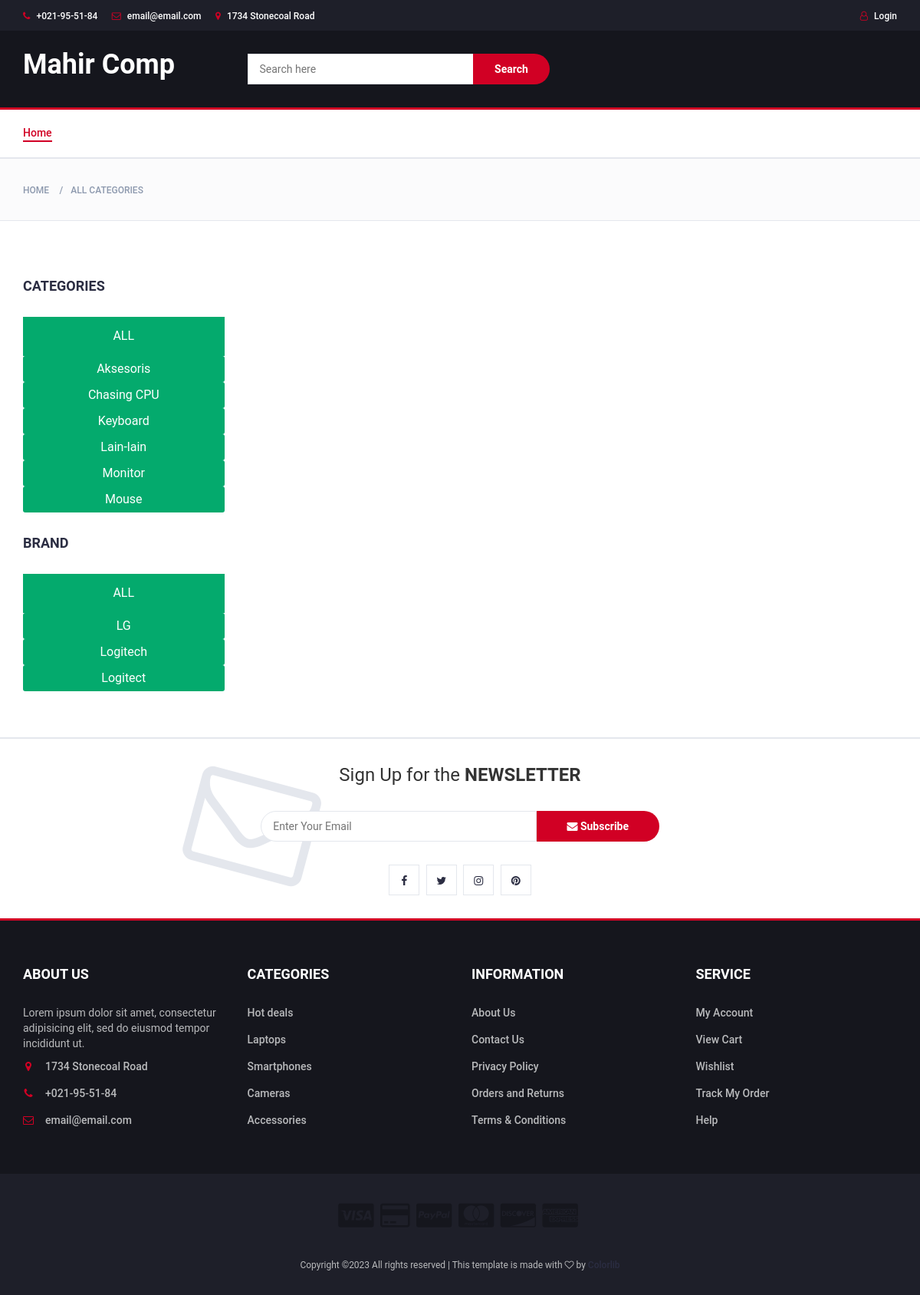
The page / on the database its author committed.
### tables this page shows
CREATE TABLE `tb_kategori_barang` (
  `id_kategori` varchar(15) NOT NULL,
  `nm_kategori` varchar(50) DEFAULT NULL
);

### application/controllers/Front.php (called while the page is built, shortened)
<?php
class Front extends CI_Controller {
    public function __construct(){
        $this->load->helper('url');
        $this->load->library('pagination');
        $this->load->database();
    }
	public function index()
	{
        $this->db->order_by("nm_kategori", "asc");
        $data['kategori'] = $this->db->get('tb_kategori_barang')->result();
        $data['merk'] = $this->db->query("select distinct merk from tb_barang where merk not in ('-') order by merk")->result();
        $this->load->view('template/front/header');
        $this->load->view('template/front/menu');
        $this->load->view('pages/front/home', $data);
        $this->load->view('template/front/footer');
	}
}

### index.php (called while the page is built, shortened)
<?php
require_once BASEPATH.'core/CodeIgniter.php';

### application/views/pages/front/home.php (the view, shortened to what this page needs)
<div id="breadcrumb" class="section">
	<div class="container">
		<div class="row">
			<div class="col-md-12">
				<ul class="breadcrumb-tree">
					<li><a href="<?php echo base_url('front'); ?>">Home</a></li>
					<li class="active"><a href="javascript;:">All Categories</a></li>
				</ul>
			</div>
		</div>
	</div>
</div>
<div class="section">
	<div class="container">
		<div class="row">
			<div id="aside" class="col-md-3">
				<div class="aside">
					<h3 class="aside-title">Categories</h3>
					<div class="checkbox-filter">
					<button type="button" class="btn-danger block" onclick="actKategori('ALL')">ALL</button>
					<?php foreach($kategori as $kat){ ?>
						<button type="button" onclick="actKategori('<?= $kat->id_kategori ?>')" class="btn-sm btn-danger block" style="padding: 5px 10px!important;"><?= $kat->nm_kategori ?></button>
					<?php } ?>
					</div>
				</div>
				<div class="aside">
					<h3 class="aside-title">Brand</h3>
					<div class="checkbox-filter">
						<button type="button" class="btn-danger block" onclick="actMerk('ALL')">ALL</button>
						<?php foreach($merk as $brand){ ?>
						<button type="button" class="btn-sm btn-danger block" style="padding: 5px 10px!important;"><?= $brand->merk ?></button>
						<?php } ?>
					</div>
				</div>
			</div>
			<div id="store" class="col-md-9">
			</div>
		</div>
	</div>
</div>

### assets/template/front/css/style.css (style rules this page uses)
body { font-family: 'Montserrat', sans-serif; font-weight: 400; color: #333; }
h1, h2, h3, h4, h5, h6 { color: #2B2D42; font-weight: 700; margin: 0 0 10px; }
a { color: #2B2D42; font-weight: 500; -webkit-transition: 0.2s color; transition: 0.2s color; }
ul, ol { margin: 0; padding: 0; list-style: none }
.section { padding-top: 30px; padding-bottom: 30px; }
#breadcrumb { padding: 30px 0px; background: #FBFBFC; border-bottom: 1px solid #E4E7ED; margin-bottom: 30px; }
#breadcrumb .breadcrumb-tree { display: inline-block; }
#breadcrumb .breadcrumb-tree li { display: inline-block; font-size: 12px; font-weight: 500; text-transform: uppercase; }
#breadcrumb .breadcrumb-tree li+li { margin-left: 10px; }
#breadcrumb .breadcrumb-tree li+li:before { content: '/'; display: inline-block; color: #8D99AE; margin-right: 10px; }
#breadcrumb .breadcrumb-tree li a { color: #8D99AE; }
.aside+.aside { margin-top: 30px; }
.aside>.aside-title { text-transform: uppercase; font-size: 18px; margin: 15px 0px 30px; }

### assets/css/loader.css (style rules this page uses)
body { font-family: roboto; }

### application/views/template/front/header.php (style rules this page uses)
.block { display: block; width: 100%; border: none; background-color: #04AA6D; padding: 14px 28px; font-size: 16px; cursor: pointer; text-align: center; }

### rows shown on the page
tb_kategori_barang: nm_kategori "Aksesoris"
tb_kategori_barang: nm_kategori "Chasing CPU"
tb_kategori_barang: nm_kategori "Keyboard"
tb_kategori_barang: nm_kategori "Lain-lain"
tb_kategori_barang: nm_kategori "Monitor"
tb_kategori_barang: nm_kategori "Mouse"

### other values the page prints
$brand->merk "LG"
$brand->merk "Logitech"
$brand->merk "Logitect"
